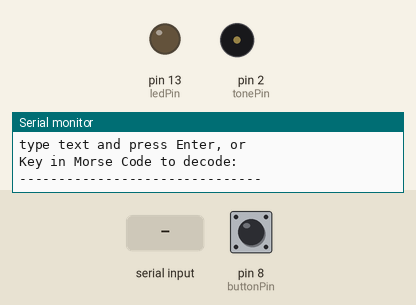
This sketch was run on a simulated Arduino Uno, built with avr-gcc and run on an emulated ATmega328P. Parts: output pins drawn as LEDs (lit = HIGH), buzzer (waves = sounding), the last lines printed to the serial monitor. Inputs (shaded band) come from the test bench; at power-on: pin 8 (buttonPin) HIGH.

Above: at 16.1 s.
16.2 s: pin 8 (buttonPin) pulled LOW for 0.15 s
At 16.29 s:
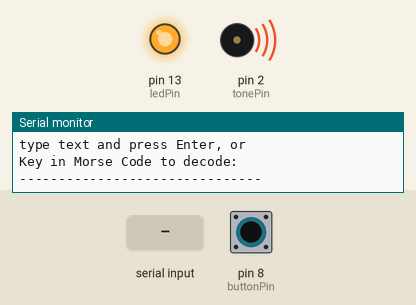
19.3 s: "90 45\n" received over Serial
At 23.9 s:
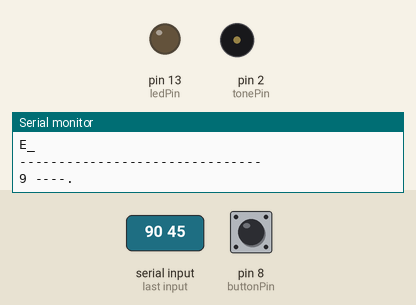
Timing chart, 0 to 28.3 s (numbered marks = the images above; inputs shaded):
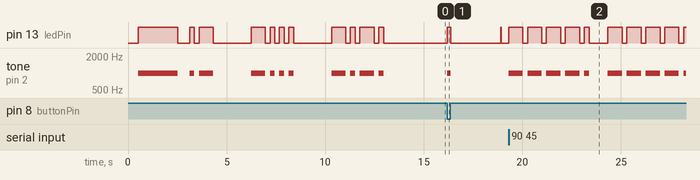

The sketch:

morsecode_encoder_decoder.ino
```cpp
// This Arduino sketch offers interactive Morse code learning through both encoding and decoding functionalities. Users can input text via the Serial Monitor for encoding or use a button to input Morse code for decoding.
// The program supports letters and numbers, displaying the corresponding Morse code on the Serial Monitor along with visual (LED) and auditory (tone) feedback. Unrecognized inputs are indicated with a "?".
//
// Usage Instructions:
// - For Morse code learning, input a word in the Serial Monitor. Then, attempt to replicate the Morse code using the button.
// - Maintain short durations for dots and longer durations for dashes.
// - Implement brief pauses after letters and longer pauses after words for clarity.
// - Aim for precise button presses and releases for accuracy.
//
// Circuit Configuration:
// - Connect a piezo buzzer or speaker to pin 2 and ground.
// - Connect a button between pin 8 and ground.
// - Connect an LED's positive terminal to pin 13 and its negative terminal through a 220 Ohm resistor to ground.

int tonePin = 2;
int toneFreq = 1000;
int ledPin = 13;
int buttonPin = 8;
int debounceDelay = 30;

int dotLength = 240;
// dotLength = basic unit of speed in milliseconds
// 240 gives 5 words per minute (WPM) speed.
// WPM = 1200/dotLength.
// For other speeds, use dotLength = 1200/(WPM)
//
// Other lengths are computed from dot length
  int dotSpace = dotLength;
  int dashLength = dotLength*3;
  int letterSpace = dotLength*3;
  int wordSpace = dotLength*7;
  float wpm = 1200./dotLength;

int t1, t2, onTime, gap;
bool newLetter, newWord, letterFound, keyboardText;
int lineLength = 0;
int maxLineLength = 20;

char* letters[] =
{
".-", "-...", "-.-.", "-..", ".", "..-.", "--.", "....", "..", // A-I
".---", "-.-", ".-..", "--", "-.", "---", ".--.", "--.-", ".-.", // J-R
"...", "-", "..-", "...-", ".--", "-..-", "-.--", "--.." // S-Z
};

char* numbers[] =
{
"-----", ".----", "..---", "...--", "....-", //0-4
".....", "-....", "--...", "---..", "----." //5-9
};

String dashSeq = "";
char keyLetter, ch;
int i, index;

void setup() {
  delay(500);
  pinMode(ledPin, OUTPUT);
  pinMode(tonePin, OUTPUT);
  pinMode(buttonPin, INPUT_PULLUP);
  Serial.begin(9600);
  Serial.println("\n-------------------------------\nMorse Code decoder/encoder");
  Serial.print("Speed=");
  Serial.print(wpm);
  Serial.print("wpm, dot=");
  Serial.print(dotLength);
  Serial.println("ms");

  // Test the LED and tone
  testLEDandTone();

  // Flash sequences for demonstration
  flashDemoSequences();

  Serial.println("\n-------------------------------\nClick field in Serial Monitor,\ntype text and press Enter, or\nKey in Morse Code to decode:\n-------------------------------");
  newLetter = false; //if false, do NOT check for end of letter gap
  newWord = false;  //if false, do NOT check for end of word gap
  keyboardText = false;
}

void testLEDandTone() {
  // Turn on the LED and tone
  digitalWrite(ledPin, HIGH);
  tone(tonePin, toneFreq);
  delay(2000); // Keep them on for 2 seconds

  // Turn off the LED and tone
  digitalWrite(ledPin, LOW);
  noTone(tonePin);
  delay(600); // Wait for 600 ms before continuing
}

void flashDemoSequences() {
  // Flash Morse code for "A"
  Serial.print("A .-  ");
  flashSequence(letters['A' - 'A']); // letters[0] corresponds to "A"
  delay(wordSpace); // Wait for a word space before the next letter

  // Flash Morse code for "B"
  Serial.print("B -...  ");
  flashSequence(letters['B' - 'A']); // letters[1] corresponds to "B"
  delay(wordSpace); // Wait for a word space before the next letter

  // Flash Morse code for "C"
  Serial.print("C -.-.  ");
  flashSequence(letters['C' - 'A']); // letters[2] corresponds to "C"
  delay(wordSpace); // End with a word space

  Serial.println(); // Move to a new line after demonstrating the sequences
}


void loop() {
  handleKeyboardInput();
  handleButtonInput();
  manageTimingAndDisplay();
}

void handleKeyboardInput() {
  if (Serial.available() > 0) {
    manageKeyboardTextHeader();

    ch = Serial.read();
    ch = convertToUpperCase(ch);

    encodeAndFlashMorse(ch);

    if (Serial.available() <= 0) {
      printKeyboardInputHeader();
    }
  }
}

char convertToUpperCase(char character) {
  if (character >= 'a' && character <= 'z') {
    return character - 32;
  }
  return character;
}

void encodeAndFlashMorse(char character) {
  if (character >= 'A' && character <= 'Z') {
    Serial.print(character);
    Serial.print(" ");
    Serial.println(letters[character - 'A']);
    flashSequence(letters[character - 'A']);
    delay(letterSpace);
  } else if (character >= '0' && character <= '9') {
    Serial.print(character);
    Serial.print(" ");
    Serial.println(numbers[character - '0']);
    flashSequence(numbers[character - '0']);
    delay(letterSpace);
  } else if (character == ' ') {
    Serial.println("_");
    delay(wordSpace);
  }
}

void manageKeyboardTextHeader() {
  if (!keyboardText) {
    Serial.println("\n-------------------------------");
  }
  keyboardText = true;
}

void printKeyboardInputHeader() {
  Serial.println("\nEnter text or Key in:\n-------------------------------");
  keyboardText = false;
}

void handleButtonInput() {
  if (digitalRead(buttonPin) == LOW) {
    markStartTime();
    waitForButtonRelease();
    classifyInput();
  }
}

void markStartTime() {
  newLetter = true;
  newWord = true;
  t1 = millis();
  digitalWrite(ledPin, HIGH);
  tone(tonePin, toneFreq);
  delay(debounceDelay);
}

void waitForButtonRelease() {
  while (digitalRead(buttonPin) == LOW) {
    delay(debounceDelay);
  }
  delay(debounceDelay);
  t2 = millis();
  onTime = t2 - t1;
  digitalWrite(ledPin, LOW);
  noTone(tonePin);
}

void classifyInput() {
  if (onTime <= dotLength * 1.5) {
    dashSeq += ".";
  } else {
    dashSeq += "-";
  }
}

void manageTimingAndDisplay() {
  gap = millis() - t2;
  if (newLetter && gap >= letterSpace) {
    decodeSequence();
    newLetter = false;
    dashSeq = "";
    manageLineLength();
  }
  if (newWord && gap >= wordSpace * 1.5) {
    insertWordSpace();
  }
}

void decodeSequence() {
  letterFound = false;
  keyLetter = '?';
  for (int i = 0; i <= 25; i++) {
    if (dashSeq == letters[i]) {
      keyLetter = i + 65;
      letterFound = true;
      break;
    }
  }
  if (!letterFound) {
    for (int i = 0; i <= 9; i++) {
      if (dashSeq == numbers[i]) {
        keyLetter = i + 48;
        letterFound = true;
        break;
      }
    }
  }
  Serial.print(keyLetter);
  if (!letterFound) {
    tone(tonePin, 100, 500); // buzz for unknown sequence
  }
}

void manageLineLength() {
  lineLength += 1;
  if (lineLength >= maxLineLength) {
    Serial.println();
    lineLength = 0;
  }
}

void insertWordSpace() {
  newWord = false;
  Serial.print("_");
  lineLength += 1;
  flashIndicator();
}

void flashIndicator() {
  digitalWrite(ledPin, HIGH);
  delay(25);
  digitalWrite(ledPin, LOW);
}

void flashSequence(char* sequence) {
  int i = 0;
  while (sequence[i] != '\0') { // Continue until the end of the string
    flashDotOrDash(sequence[i]);
    i++;
  }
}

void flashDotOrDash(char dotOrDash) {
  digitalWrite(ledPin, HIGH); // Turn on LED and tone
  tone(tonePin, toneFreq);

  // Determine the duration based on whether it's a dot or a dash
  if (dotOrDash == '.') {
    delay(dotLength); // Short delay for dot
  } else {
    delay(dashLength); // Longer delay for dash
  }

  digitalWrite(ledPin, LOW); // Turn off LED and tone
  noTone(tonePin);
  delay(dotLength); // Inter-element gap within a character
}
```

Measured:
- after the input at 16.2 s, pin 13 (ledPin): LOW → HIGH at once, → LOW 0.18 s later, → HIGH 2.5 s later, → LOW 0.03 s later; tone on pin 2 (tonePin): silent → 1000 Hz at once, → silent 0.18 s later
- after the input at 19.3 s, pin 13 (ledPin): goes 4 × (HIGH 0.72 s, LOW 0.24 s), HIGH 0.24 s, LOW 0.96 s, 4 × (HIGH 0.72 s, LOW 0.24 s), then HIGH, starting at once; tone on pin 2 (tonePin): goes 4 × (1000 Hz 0.72 s, silent 0.24 s), 1000 Hz 0.24 s, silent 0.96 s, 4 × (1000 Hz 0.72 s, silent 0.24 s), then 1000 Hz, starting at once
